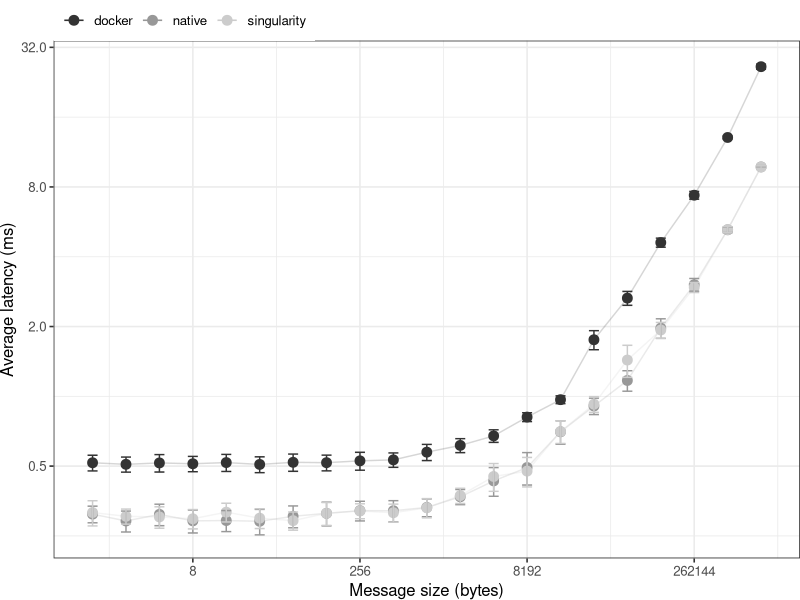

Recreate this plot in R.
library(tidyverse)

docker <- read_csv('./results-docker.csv') %>% mutate(environment = 'docker')
singularity <- read_csv('./results-singularity.csv') %>% mutate(environment = 'singularity')
native <- read_csv('./results-native.csv') %>% mutate(environment = 'native')

results <- bind_rows(docker, singularity, native);
results <- results %>% 
  group_by(environment, size) %>%
  summarize(
    samples = n(),
    average = mean(time),
    stdDeviation = sd(time),
    stdError = 3*stdDeviation/sqrt(samples))

default_theme <- function() {
  ret <- list();
  ret[[length(ret)+1]] <- theme (
    plot.margin = unit(c(0,0,0,0), "cm"),
    legend.spacing = unit(1, "mm"),
    legend.position = "top",
    legend.justification = "left",
    legend.box.spacing = unit(0, "pt"),
    legend.box.margin = margin(0,0,0,0),
    legend.title = element_blank());
  return(ret);
}

g <- ggplot(results,aes(x=size, y=average)) +
  geom_line(aes(col = environment), alpha = 0.2) +
  geom_point(aes(col = environment), size = 3) +
  geom_errorbar(aes(ymin=average-stdError, ymax=average+stdError, color=environment, group=environment), width = 0.3) +
  theme_bw(base_size=12) +
  scale_y_continuous(trans='log2') + 
  #ylim(0,NA) +
  scale_x_continuous(trans="log2") + 
  ylab('Average latency (ms)') +
  xlab('Message size (bytes)') +
  scale_color_grey() +
  default_theme()

plot(g)
